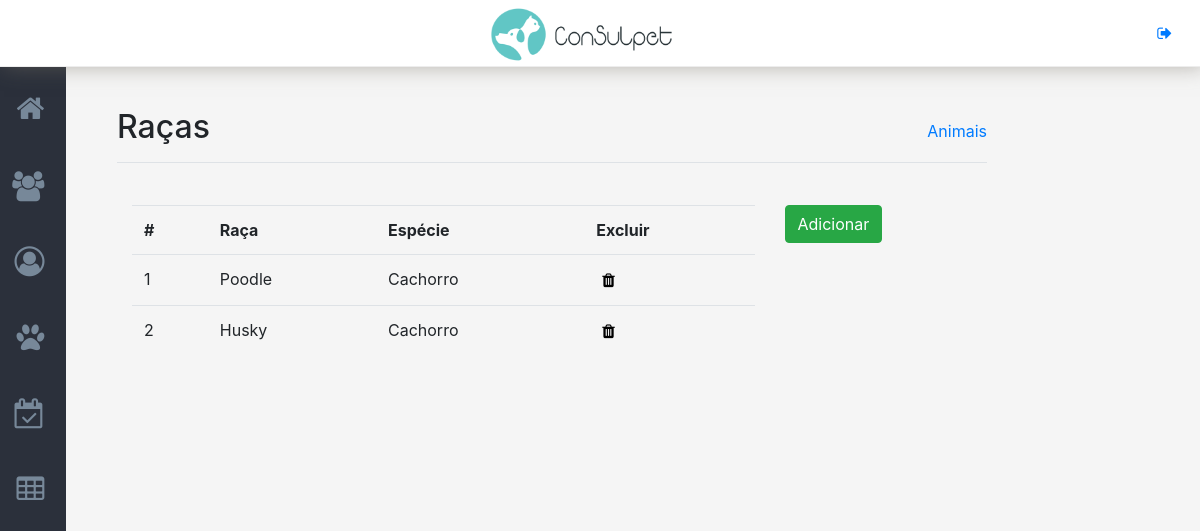
/racas (signed in), run on an earlier commit of the app's database.
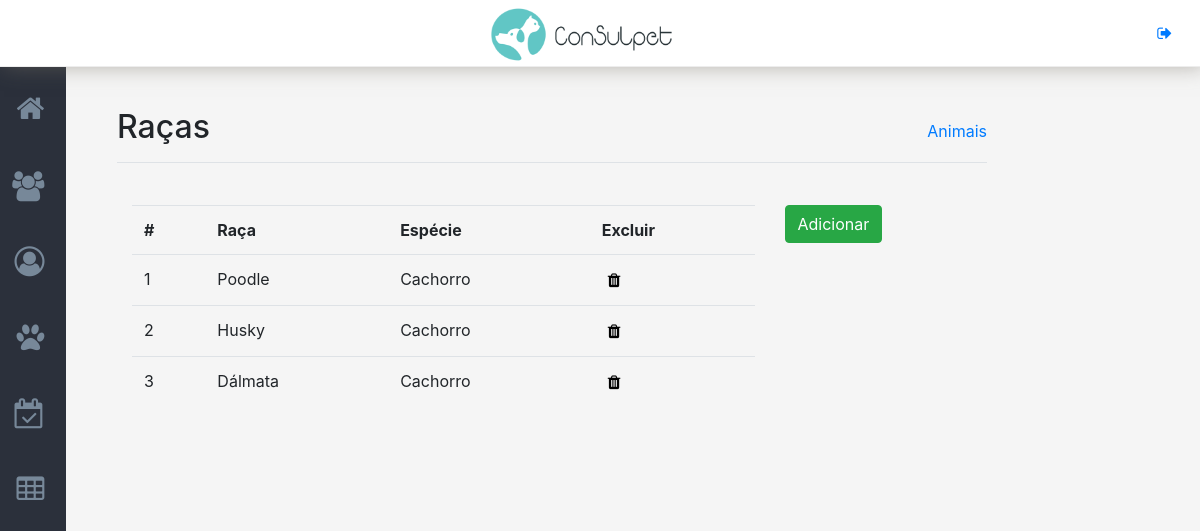
And on a later commit of the database.
### tables this page shows
CREATE TABLE `rac_raca` (
  `rac_id_raca` int(11) NOT NULL,
  `rac_ds_raca` varchar(45) NOT NULL,
  `rac_id_tipo` int(11) NOT NULL,
  `rac_st_raca` varchar(1) NOT NULL DEFAULT '1'
);

CREATE TABLE `tpa_tipo_animal` (
  `tpa_id_tipo` int(11) NOT NULL,
  `tpa_ds_tipo` varchar(50) NOT NULL,
  `tpa_st_tipo` int(1) NOT NULL
);

### _controller/db_connection.php (called while the page is built)
<?php
function connect(){
    $host ="localhost";
    $user="root";
    $password ="123456";
    $bd = "consulpet";
    $con = new mysqli($host,$user,$password,$bd) or die("Erro ao conectar com o banco");
    return $con;
}

### pages/racas.php (the view, shortened to what this page needs)
<main role="main" class="col-md-9 pt-3">
    <div class="d-flex justify-content-between flex-wrap flex-md-nowrap align-items-center pb-2 mb-3 border-bottom">
        <h1 class="h2">Raças</h1><span><a href="animais">Animais</a></span>
    </div>
    <div class='container' style='padding-top: 3%;'>
        <div class='row'>
            <div class='col-md-9'>
                <table class='table table-hover'>
                    <tr>
                        <th scope="col">#</th>
                        <th scope="col">Raça</th>
                        <th scope="col">Espécie</th>
                        <th scope="col">Excluir</th>
                    </tr>
                    <?php
                    $query_raca = "SELECT rac_id_raca,
                                          rac_ds_raca,
                                          rac_st_raca,
                                          tpa_ds_tipo
                                   FROM rac_raca
                                   INNER JOIN tpa_tipo_animal on rac_id_tipo = tpa_id_tipo
                                   WHERE rac_st_raca = 1";
                    if($res = mysqli_query(connect(),$query_raca)){
                        while($dados = mysqli_fetch_array($res)){
                                $id_raca  = $dados['rac_id_raca'];
                                $raca     = $dados['rac_ds_raca'];
                                $especie  = $dados['tpa_ds_tipo'];
                      echo"<tr >
                                <td class='rac_id' id='$id_raca'>$id_raca</td>
                                <td class='rac_id' id='$id_raca'>$raca</td>
                                <td class='rac_id' id='$id_raca'>$especie</td>
                                <td><button class='delete_raca btn-link' id='$id_raca'><i class='fa fa-trash' aria-hidden='true'></i></button></td>
                           </tr>";
                        }
                    }
                    ?>
                </table>
            </div>
            <div class='col-md-2' style="padding-bottom: 30px">
                <div style="padding-bottom: 30px">
                    <button id='nova_raca' type='button' class='btn btn-success'>
                        Adicionar
                    </button>
                </div>
            </div>
        </div>
    </div>
</main>
</div>
</div>

What changed in the data, as far as the page shows it:
added rac_raca: rac_id_raca "3", rac_ds_raca "Dálmata", tpa_tipo_animal.tpa_ds_tipo "Cachorro"
